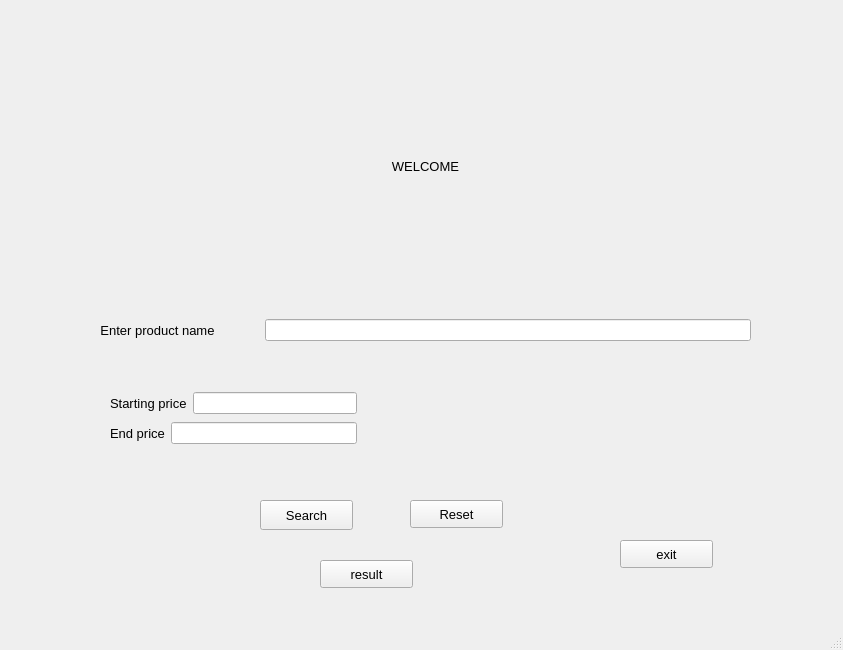
<?xml version="1.0" encoding="UTF-8"?>
<ui version="4.0">
 <class>MainWindow</class>
 <widget class="QMainWindow" name="MainWindow">
  <property name="geometry">
   <rect>
    <x>0</x>
    <y>0</y>
    <width>843</width>
    <height>650</height>
   </rect>
  </property>
  <property name="windowTitle">
   <string>MainWindow</string>
  </property>
  <widget class="QWidget" name="centralwidget">
   <widget class="QWidget" name="layoutWidget">
    <property name="geometry">
     <rect>
      <x>100</x>
      <y>20</y>
      <width>651</width>
      <height>321</height>
     </rect>
    </property>
    <layout class="QVBoxLayout" name="verticalLayout">
     <item>
      <widget class="QLabel" name="label">
       <property name="font">
        <font>
         <pointsize>10</pointsize>
        </font>
       </property>
       <property name="text">
        <string>WELCOME</string>
       </property>
       <property name="alignment">
        <set>Qt::AlignCenter</set>
       </property>
      </widget>
     </item>
     <item>
      <layout class="QHBoxLayout" name="horizontalLayout">
       <property name="spacing">
        <number>50</number>
       </property>
       <item>
        <widget class="QLabel" name="label_2">
         <property name="font">
          <font>
           <pointsize>10</pointsize>
          </font>
         </property>
         <property name="text">
          <string>Enter product name</string>
         </property>
         <property name="alignment">
          <set>Qt::AlignCenter</set>
         </property>
        </widget>
       </item>
       <item>
        <widget class="QLineEdit" name="product">
         <property name="text">
          <string/>
         </property>
        </widget>
       </item>
      </layout>
     </item>
    </layout>
   </widget>
   <widget class="QWidget" name="layoutWidget">
    <property name="geometry">
     <rect>
      <x>110</x>
      <y>390</y>
      <width>247</width>
      <height>57</height>
     </rect>
    </property>
    <layout class="QVBoxLayout" name="verticalLayout_2">
     <item>
      <layout class="QHBoxLayout" name="horizontalLayout_2">
       <item>
        <widget class="QLabel" name="label_3">
         <property name="font">
          <font>
           <pointsize>10</pointsize>
          </font>
         </property>
         <property name="text">
          <string>Starting price</string>
         </property>
        </widget>
       </item>
       <item>
        <widget class="QLineEdit" name="start_price"/>
       </item>
      </layout>
     </item>
     <item>
      <layout class="QHBoxLayout" name="horizontalLayout_3">
       <item>
        <widget class="QLabel" name="label_4">
         <property name="font">
          <font>
           <pointsize>10</pointsize>
          </font>
         </property>
         <property name="text">
          <string>End price</string>
         </property>
        </widget>
       </item>
       <item>
        <widget class="QLineEdit" name="end_price"/>
       </item>
      </layout>
     </item>
    </layout>
   </widget>
   <widget class="QPushButton" name="search">
    <property name="geometry">
     <rect>
      <x>260</x>
      <y>500</y>
      <width>93</width>
      <height>30</height>
     </rect>
    </property>
    <property name="font">
     <font>
      <pointsize>10</pointsize>
     </font>
    </property>
    <property name="text">
     <string>Search</string>
    </property>
   </widget>
   <widget class="QPushButton" name="reset">
    <property name="geometry">
     <rect>
      <x>410</x>
      <y>500</y>
      <width>93</width>
      <height>28</height>
     </rect>
    </property>
    <property name="font">
     <font>
      <pointsize>10</pointsize>
     </font>
    </property>
    <property name="text">
     <string>Reset</string>
    </property>
   </widget>
   <widget class="QPushButton" name="exit">
    <property name="geometry">
     <rect>
      <x>620</x>
      <y>540</y>
      <width>93</width>
      <height>28</height>
     </rect>
    </property>
    <property name="font">
     <font>
      <pointsize>10</pointsize>
     </font>
    </property>
    <property name="text">
     <string>exit</string>
    </property>
   </widget>
   <widget class="QPushButton" name="change">
    <property name="geometry">
     <rect>
      <x>320</x>
      <y>560</y>
      <width>93</width>
      <height>28</height>
     </rect>
    </property>
    <property name="font">
     <font>
      <pointsize>10</pointsize>
     </font>
    </property>
    <property name="text">
     <string>result</string>
    </property>
   </widget>
  </widget>
  <widget class="QMenuBar" name="menubar">
   <property name="geometry">
    <rect>
     <x>0</x>
     <y>0</y>
     <width>843</width>
     <height>26</height>
    </rect>
   </property>
  </widget>
  <widget class="QStatusBar" name="statusbar"/>
 </widget>
 <resources/>
 <connections>
  <connection>
   <sender>reset</sender>
   <signal>clicked()</signal>
   <receiver>product</receiver>
   <slot>clear()</slot>
   <hints>
    <hint type="sourcelabel">
     <x>474</x>
     <y>526</y>
    </hint>
    <hint type="destinationlabel">
     <x>474</x>
     <y>293</y>
    </hint>
   </hints>
  </connection>
  <connection>
   <sender>reset</sender>
   <signal>clicked()</signal>
   <receiver>start_price</receiver>
   <slot>clear()</slot>
   <hints>
    <hint type="sourcelabel">
     <x>422</x>
     <y>531</y>
    </hint>
    <hint type="destinationlabel">
     <x>333</x>
     <y>427</y>
    </hint>
   </hints>
  </connection>
  <connection>
   <sender>reset</sender>
   <signal>clicked()</signal>
   <receiver>end_price</receiver>
   <slot>clear()</slot>
   <hints>
    <hint type="sourcelabel">
     <x>451</x>
     <y>535</y>
    </hint>
    <hint type="destinationlabel">
     <x>318</x>
     <y>458</y>
    </hint>
   </hints>
  </connection>
 </connections>
</ui>
